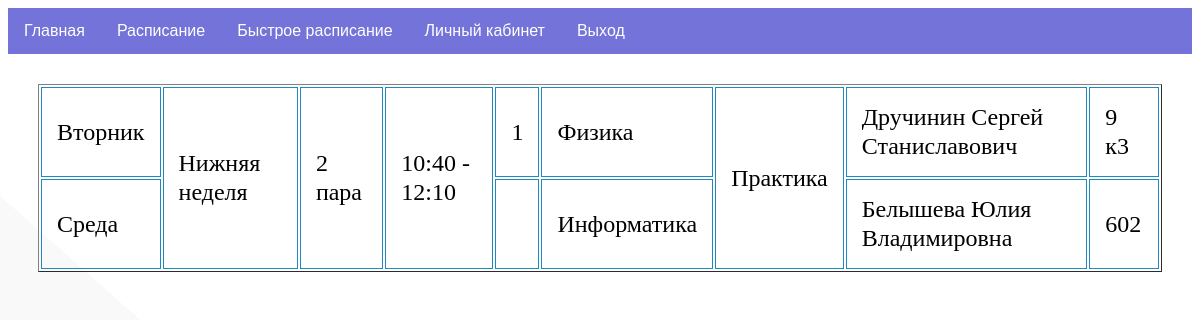
The page /schedule (signed in) on the database its author committed.
### tables this page shows
CREATE TABLE mainmenu (
id integer PRIMARY KEY AUTOINCREMENT,
title text NOT NULL,
url text NOT NULL
);

CREATE TABLE "schedule" (
	"id"	integer,
	"schedule_group_id"	text NOT NULL,
	"schedule_day_id"	text NOT NULL,
	"schedule_number_id"	text,
	"schedule_time_id"	text NOT NULL,
	"schedule_teacher_id"	text NOT NULL,
	"schedule_place_id"	text NOT NULL,
	"schedule_name_id"	text NOT NULL,
	"schedule_aud_id"	TEXT,
	"schedule_type_id"	TEXT,
	"filt"	TEXT,
	"c_id"	INTEGER,
	"p_g"	INTEGER,
	PRIMARY KEY("id" AUTOINCREMENT)
);

CREATE TABLE "schedule_day" (
	"id"	integer,
	"schedule_day_text"	TEXT NOT NULL,
	PRIMARY KEY("id" AUTOINCREMENT)
);

CREATE TABLE "schedule_place" (
	"id"	INTEGER,
	"schedule_place_text"	INTEGER NOT NULL,
	PRIMARY KEY("id" AUTOINCREMENT)
);

CREATE TABLE "schedule_time" (
	"id"	integer,
	"schedule_time_text"	TEXT NOT NULL,
	"schedule_time_text_place"	INTEGER,
	PRIMARY KEY("id" AUTOINCREMENT)
);

CREATE TABLE "schedule_name" (
	"id"	integer,
	"schedule_name_text"	TEXT NOT NULL,
	"schedule_name_text_type"	TEXT,
	PRIMARY KEY("id" AUTOINCREMENT)
);

CREATE TABLE schedule_teacher (id integer PRIMARY KEY AUTOINCREMENT, schedule_teacher_text TEXT NOT NULL);

CREATE TABLE "schedule_aud" (
	"id"	INTEGER,
	"schedule_aud_text"	TEXT NOT NULL,
	PRIMARY KEY("id" AUTOINCREMENT)
);

### main.py (the view)
@app.route("/schedule")
@login_required
def schedule():
    user = current_user.get_id()
    role = dbase.getUserRole(user)
    try:
        return render_template("schedule.html", menu=dbase.getMenu(), schedule=dbase.getSchedule(user), role=role, title="Быстрое расписание")
    except: return render_template("profile.html", menu=dbase.getMenu(), role=role, user=dbase.getUserInfo(user), title="Личный кабинет")

### DataBase.py (called while the page is built)
    def getMenu(self):
        sql = '''SELECT * FROM mainmenu'''
        try:
            self.__cur.execute(sql)
            res = self.__cur.fetchall()
            if res: return res
        except:
            print("Ошибка чтения из БД")
        return []

    def getUser(self, user_id):
        try:
            self .__cur.execute(f"SELECT * FROM users WHERE id = '{user_id}' LIMIT 1")
            res = self.__cur.fetchone()
            return res
        except sqlite3.Error as e:
            print("Ошибка получения данных из БД "+str(e))
        return False

    def getUserRole(self, user):
        try:
            [res], = self.__cur.execute('SELECT role FROM users WHERE id=?', (user,))
            return res
        except sqlite3.Error as e:
            print("Ошибка получения данных из БД "+str(e))
        return False

### UserLogin.py (called while the page is built)
    def fromDB(self, user_id, db):
        self.__user = db.getUser(user_id)
        return self

    def get_id(self):
        return str(self.__user['id'])

### main.py (called while the page is built)
@login_manager.user_loader
def load_user(user_id):
    print("load_user")
    return UserLogin().fromDB(user_id, dbase)

def connect_db():
    conn = sqlite3.connect(app.config['DATABASE'])
    conn.row_factory = sqlite3.Row
    return conn

def get_db():
    if not hasattr(g, 'link_db'):
        g.link_db = connect_db()
    return g.link_db

@app.before_request
def before_request():
    global dbase
    db = get_db()
    dbase = DataBase(db)

### templates/schedule.html (shortened to what this page needs)
{% include 'base.html' %}
<body onload="myFunction()">
	<table class="iksweb", border="1">
		<tbody>
		{% for m in schedule -%}
			<tr>
				<td>{{m.schedule_day_id}}</td>
				<td>{{m.schedule_place_id}}</td>
				<td>{{m.schedule_number_id}}</td>
				<td>{{m.schedule_time_id}}</td>
				{% if m.p_g %}
					<td>{{m.p_g}}</td>
				{% else %}
					<td></td>
				{% endif %}
				<td>{{m.schedule_name_id}}</td>
				<td>{{m.schedule_type_id}}</td>
				<td>{{m.schedule_teacher_id}}</td>
				<td>{{m.schedule_aud_id}}</td>
		  </tr>
		{% endfor -%}
		</tbody>
	</table>
</body>

### templates/base.html (shortened to what this page needs)
<!DOCTYPE html>
<html lang="en">
<head>
  <link href="static/style.css" rel="stylesheet">
</head>
<body>
    <nav class='nav-content'>
        {% block content -%}
            {% block mainmenu -%}
                <ul class="mainmenu">
                {% for m in menu -%}
                    <li><a href="{{m.url}}">{{m.title}}</a></li>
                {% endfor -%}
                {% if role == 'student' %}
                    <li><a href="schedule">Быстрое расписание</a></li>
                    <li><a href="profile">Личный кабинет</a></li>
                    <li><a href="logout">Выход</a></li>
                {% endif %}
                </ul>
            {% endblock mainmenu -%}
        {% endblock content -%}
    </nav>
</body>
</html>

### static/style.css (style rules this page uses)
TABLE { color: #000; font-style: normal; font-weight: 400; font-size: 24px; line-height: 29px; margin: 30px; }
TD, TH { padding: 15px; border: 1px solid #1e8ac0; }
body { background-color: #ffffff; background-attachment: fixed; -webkit-background-size: cover; -moz-background-size: cover; -o-background-size: cover; background-size: cover; }
ul { list-style-type: none; margin: 0; padding: 0; overflow: hidden; background-color: #7373D9; font-family: Arial, Helvetica, sans-serif; }
li { float: left; }
li a { display: block; color: white; text-align: center; padding: 14px 16px; text-decoration: none; }

### rows shown on the page
mainmenu: title "Главная"
mainmenu: title "Расписание"
schedule: schedule_day_id "Вторник", schedule_place_id "Нижняя неделя", schedule_number_id "2 пара", schedule_time_id "10:40 - 12:10", p_g "1", schedule_name_id "Физика", schedule_type_id "Практика", schedule_teacher_id "Дручинин Сергей Станиславович", schedule_aud_id "9 к3"
schedule: schedule_day_id "Среда", schedule_name_id "Информатика", schedule_teacher_id "Белышева Юлия Владимировна", schedule_aud_id "602"
